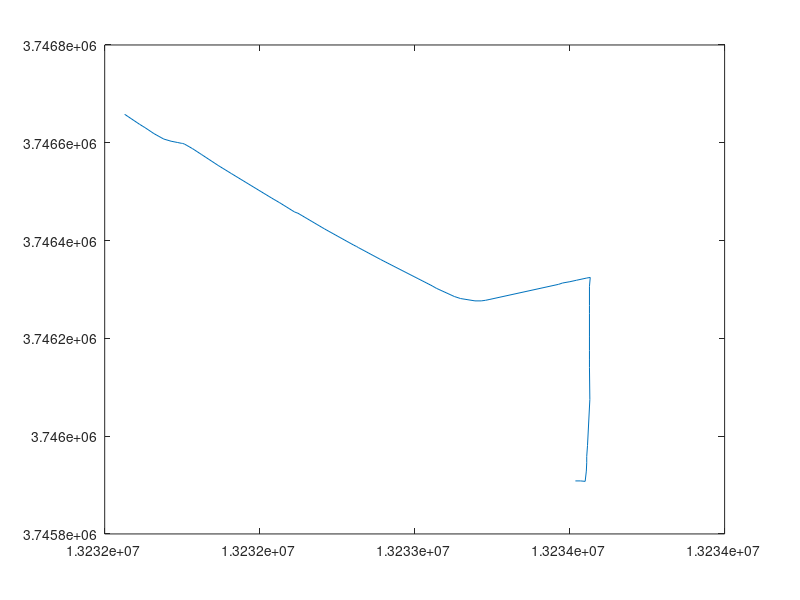

The MATLAB source for this figure:
clc
clear
close all

%load aaa.txt
coords = load("coords.txt");
figure
xlabel("Longitude")
ylabel("Latitude")
plot(coords(:,2),coords(:,1))
